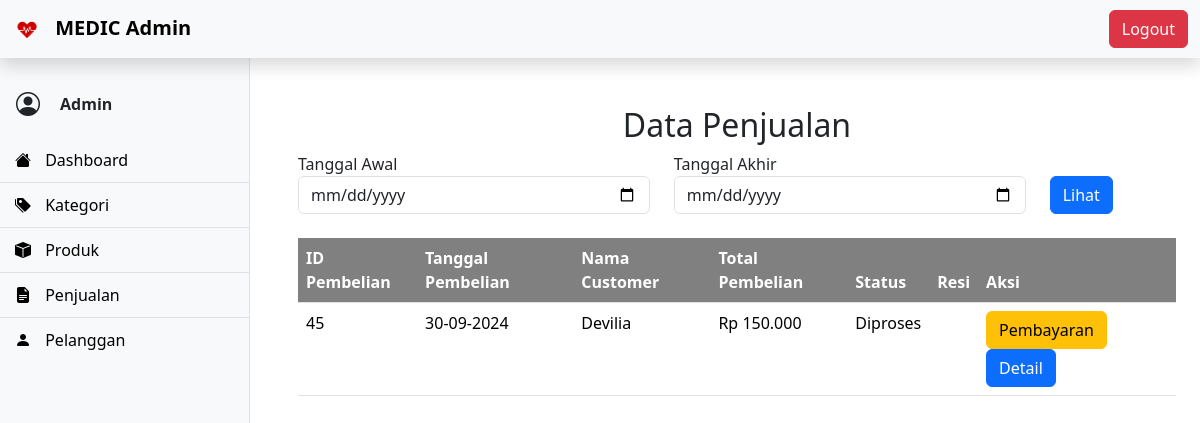
The page /admin/penjualan.php (signed in) on the database its author committed.
### tables this page shows
CREATE TABLE `pembelian` (
  `id_pembelian` int(11) NOT NULL AUTO_INCREMENT,
  `id_customer` int(11) DEFAULT NULL,
  `tanggal_pembelian` date DEFAULT NULL,
  `nama_penerima` varchar(100) NOT NULL,
  `alamat_penerima` text NOT NULL,
  `telp_penerima` varchar(15) NOT NULL,
  `total_pembelian` decimal(15,2) DEFAULT NULL,
  `id_metode` int(11) DEFAULT NULL,
  `id_status` int(11) DEFAULT NULL,
  `resi` varchar(50) NOT NULL,
  PRIMARY KEY (`id_pembelian`),
  KEY `fk_pembeli` (`id_customer`),
  KEY `fk_metode` (`id_metode`) USING BTREE,
  KEY `id_status` (`id_status`),
  CONSTRAINT `fk_pembeli` FOREIGN KEY (`id_customer`) REFERENCES `customer` (`id_customer`) ON DELETE CASCADE ON UPDATE CASCADE
);

CREATE TABLE `customer` (
  `id_customer` int(11) NOT NULL AUTO_INCREMENT,
  `username` varchar(100) NOT NULL,
  `password` varchar(100) NOT NULL,
  `email` varchar(100) DEFAULT NULL,
  `dob` date DEFAULT NULL,
  `id_gender` int(11) DEFAULT NULL,
  `address` text DEFAULT NULL,
  `contact` varchar(15) DEFAULT NULL,
  PRIMARY KEY (`id_customer`),
  KEY `fk_gender` (`id_gender`),
  CONSTRAINT `fk_gender` FOREIGN KEY (`id_gender`) REFERENCES `gender` (`id_gender`)
);

CREATE TABLE `status` (
  `id_status` int(11) NOT NULL AUTO_INCREMENT,
  `status` varchar(50) NOT NULL,
  PRIMARY KEY (`id_status`)
);

### admin/penjualan.php (the view, shortened to what this page needs)
<?php
include '../connect.php';
include 'header.php';
$tgl_awal = isset($_POST['tglawal']) ? $_POST['tglawal'] : '';
$tgl_akhir = isset($_POST['tglakhir']) ? $_POST['tglakhir'] : '';
$sqlPenjualan = "SELECT pb.id_pembelian, pb.tanggal_pembelian, c.username, SUM(pb.total_pembelian) AS total_pembelian, s.status, pb.resi
                FROM pembelian pb
                JOIN customer c ON pb.id_customer = c.id_customer
                JOIN status s ON pb.id_status = s.id_status ";
$sqlPenjualan .= "GROUP BY pb.id_pembelian, c.username, pb.tanggal_pembelian, s.status, pb.resi
                ORDER BY pb.tanggal_pembelian DESC";
$resultPenjualan = $conn->query($sqlPenjualan);
?>
<!DOCTYPE html>
<html lang="en">
<head>
    <link href="https://cdn.jsdelivr.net/npm/bootstrap@5.3.3/dist/css/bootstrap.min.css" rel="stylesheet">
</head>
<body>
<div class="container-fluid">
    <div class="row">
        <div class="col-auto">
            <?php include 'sidebar.php'; ?>
        </div>
        <div class="col" style="margin-left: 250px;">
            <div class="container mt-5">
                <h2 class="text-center">Data Penjualan</h2>
                <form method="post">
                    <div class="row">
                        <div class="col-md-5">
                            <div class="form-group">
                                <label>Tanggal Awal</label>
                                <input type="date" class="form-control" name="tglawal" value="<?php echo htmlspecialchars($tgl_awal); ?>">
                            </div>
                        </div>
                        <div class="col-md-5">
                            <div class="form-group">
                                <label>Tanggal Akhir</label>
                                <input type="date" class="form-control" name="tglakhir" value="<?php echo htmlspecialchars($tgl_akhir); ?>">
                            </div>
                        </div>
                        <div class="col-md-2">
                            <label>&nbsp;</label><br>
                            <button class="btn btn-primary" name="kirim">Lihat</button>
                        </div>
                    </div>
                </form>
                <table class="table mt-4">
                    <thead>
                        <tr>
                            <th>ID Pembelian</th>
                            <th>Tanggal Pembelian</th>
                            <th>Nama Customer</th>
                            <th>Total Pembelian</th>
                            <th>Status</th>
                            <th>Resi</th>
                            <th>Aksi</th>
                        </tr>
                    </thead>
                    <tbody>
                        <?php if ($resultPenjualan->num_rows > 0): ?>
                            <?php while ($row = $resultPenjualan->fetch_assoc()): ?>
                                <tr>
                                    <td><?php echo htmlspecialchars($row['id_pembelian']); ?></td>
                                    <td><?php echo date('d-m-Y', strtotime($row['tanggal_pembelian'])); ?></td>
                                    <td><?php echo htmlspecialchars($row['username']); ?></td>
                                    <td>Rp <?php echo number_format($row['total_pembelian'], 0, ',', '.'); ?></td>
                                    <td><?php echo htmlspecialchars($row['status']); ?></td>
                                    <td><?php echo htmlspecialchars($row['resi']); ?></td>
                                    <td>
                                        <a href="pembayaran.php?id_pembelian=<?php echo $row['id_pembelian']; ?>" class="btn btn-warning">Pembayaran</a>
                                        <a href="detail.php?id_pembelian=<?php echo $row['id_pembelian']; ?>" class="btn btn-primary">Detail</a>
                                    </td>
                                </tr>
                            <?php endwhile; ?>
                        <?php else: ?>
                            <tr>
                                <td colspan="7" class="text-center">Tidak ada data penjualan.</td>
                            </tr>
                        <?php endif; ?>
                    </tbody>
                </table>
            </div>
        </div>
    </div>
</div>
</body>
</html>

### admin/penjualan.php (style rules this page uses)
.table thead th { background-color: gray; color: white; }

### rows shown on the page
pembelian: id_pembelian "45", tanggal_pembelian "30-09-2024", id_customer.username "Devilia", total_pembelian "150.000", id_status.status "Diproses"

### other values the page prints
$_SESSION['admin'] "Admin"
